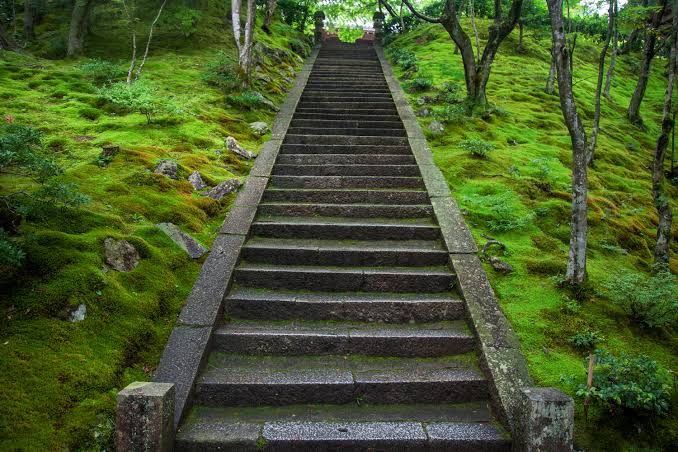
#> input picture input.jpg, 678 x 452 px
$ python 22-separate2.py
#> lines starting #> are read from the running program, lines starting #| are printed output that depends on the picture
import cv2
import numpy as np

img = cv2.imread("input.jpg")
#> img is the input picture: shape (452, 678, 3); mean B, G, R 42.6, 88.1, 71.3
if img is None:
    raise FileNotFoundError("Put a valid 'input.jpg' in your working directory.")

h, w = img.shape[:2]
#> h = 452; w = 678

# 1. Initialize GrabCut structures
mask = np.zeros((h, w), dtype=np.uint8)
bgd_model = np.zeros((1, 65), dtype=np.float64)
fgd_model = np.zeros((1, 65), dtype=np.float64)

# Rough bounding box (x, y, width, height) assuming the subject is roughly centered
rect = (int(w * 0.1), int(h * 0.1), int(w * 0.8), int(h * 0.8))
#> rect = (67, 45, 542, 361)

# 2. Separate foreground and background via GrabCut
cv2.grabCut(img, mask, rect, bgd_model, fgd_model, iterCount=5, mode=cv2.GC_INIT_WITH_RECT)

# 3. Build foreground mask (1 & 3 = foreground, 0 & 2 = background)
fg_mask = np.where((mask == cv2.GC_FGD) | (mask == cv2.GC_PR_FGD), 1.0, 0.0).astype(np.float32)

# 4. Feather the mask edges to avoid jagged MS-Paint cutouts
fg_mask = cv2.GaussianBlur(fg_mask, (7, 7), 0)[:, :, None]

# 5. Blur the entire image and alpha-blend foreground over blurred background
blurred_bg = cv2.GaussianBlur(img, (35, 35), 0)
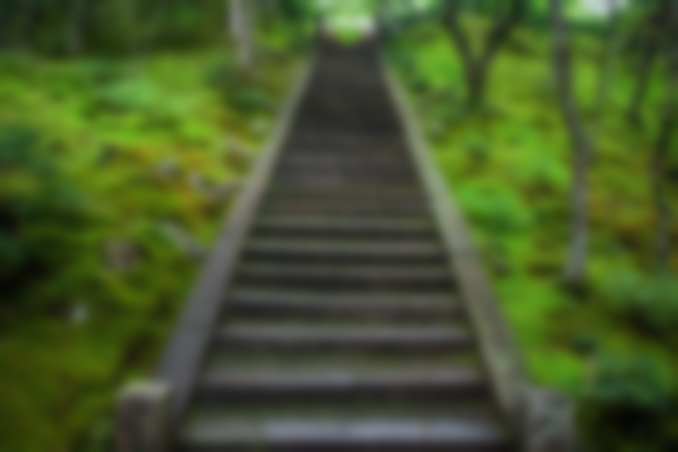
#> blurred_bg: shape (452, 678, 3); mean B, G, R 42.6, 88.1, 71.3
output = (img * fg_mask + blurred_bg * (1.0 - fg_mask)).astype(np.uint8)
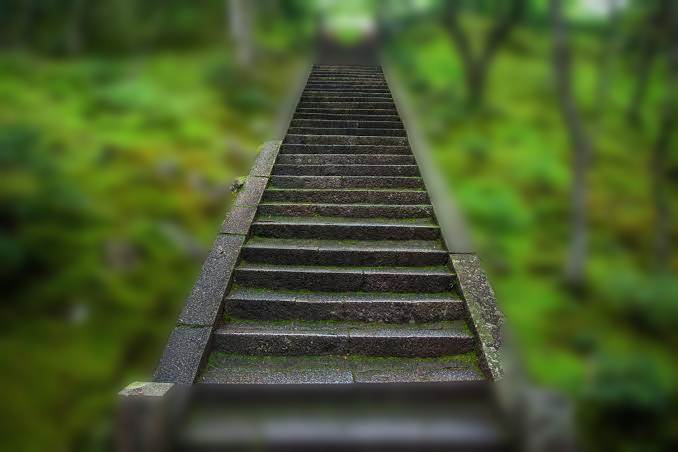
#> output: shape (452, 678, 3); mean B, G, R 42.7, 88.1, 71.4

cv2.imshow("Blurred Background", output)
cv2.waitKey(0)
cv2.destroyAllWindows()

$ run again, with 3_negative.jpg copied over input.jpg
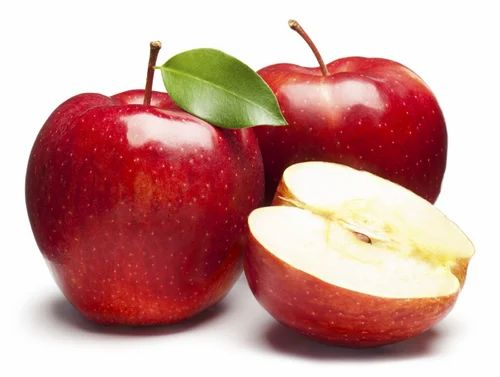
#> input picture 3_negative.jpg, 500 x 377 px
#> img is the input picture: shape (377, 500, 3); mean B, G, R 152.1, 156.4, 203.6
#> `blurred_bg = cv2.GaussianBlur(img, (35, 35), 0)`:
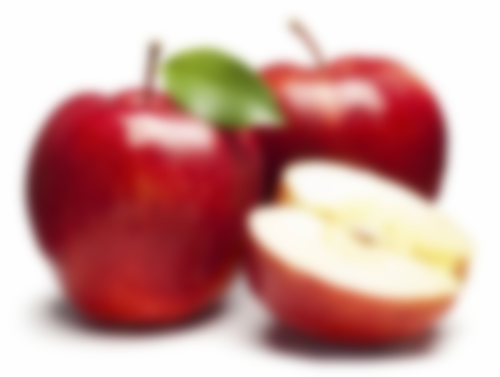
#> blurred_bg: shape (377, 500, 3); mean B, G, R 152.1, 156.4, 203.6
#> `output = (img * fg_mask + blurred_bg * (1.0 - fg_mask)).astype(np.uint8)`:
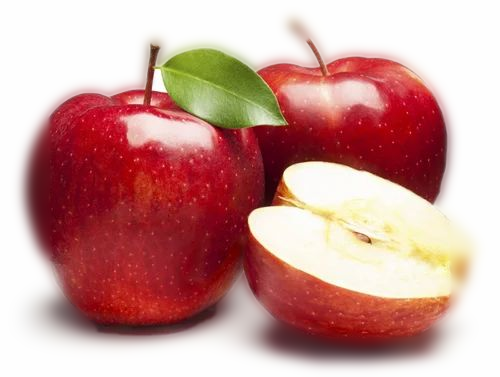
#> output: shape (377, 500, 3); mean B, G, R 150.7, 155.1, 202.9
